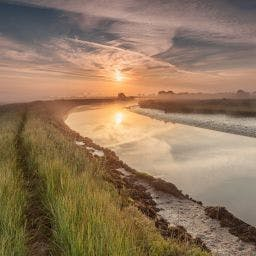
#> input picture natual_im_1.jpg, 256 x 256 px, found by its file name
$ python main.py
#> lines starting #> are read from the running program, lines starting #| are printed output that depends on the picture
import math
import cv2
from matplotlib import pyplot as plt
from numpy import zeros
import numpy as np


def find_polar_for_point(point, point_of_view):
    r = math.log(math.sqrt(math.pow((point[0]-point_of_view[0]),2) + math.pow((point[1]-point_of_view[1]),2)))
    if (point[0]-point_of_view[0]) == 0:
        angle = math.atan(point[1]-point_of_view[1])

    else:
        angle = math.atan((point[1]-point_of_view[1])/(point[0]-point_of_view[0]))
    new_point = [r, angle]
    return new_point

def polar_to_cartesian(point):
    x = math.exp(point[0])*math.cos(point[1])
    y = math.exp(point[0])*math.sin(point[1])
    return [int(x), int(y)]

def apply_log_polar(image, point_of_view):
    new_coordinates = np.zeros(image.shape)
    for col in range(image.shape[0]):
        for row in range(image.shape[1]):
            point = [col, row]
            polar_point = find_polar_for_point(point, point_of_view)
            print(polar_point)
            print(new_coordinates.shape)
            cart = polar_to_cartesian(polar_point)
            new_coordinates[cart[0]][cart[1]] = image[col][row]

    return new_coordinates

if __name__ == "__main__":
    print("Hello")
    image_path = "/Users/marynavek/Projects/ComputerVision/natual_im_1.jpg"

    image = cv2.imread(image_path, 0)
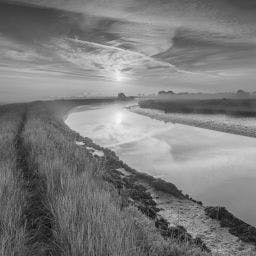
#> image: shape (256, 256); min 0, max 251, mean 123.9
#> after the loop in apply_log_polar, `for col in range(image.shape[0]):`:
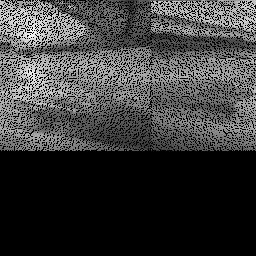
#> new_coordinates: shape (256, 256) float64; min 0, max 251, mean 58.8
    image = cv2.resize(image, (256,256))
    # print(image[0])

#> (the run stopped early here; a loop or call above may not have finished)

$ run again, with natural_im_2.jpg copied over natual_im_1.jpg
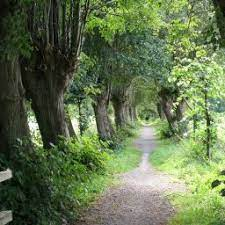
#> input picture natural_im_2.jpg, 225 x 225 px, found by its file name
#> `image = cv2.resize(image, (256,256))`:
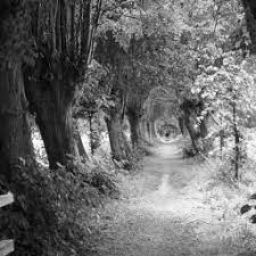
#> image: shape (256, 256); min 1, max 255, mean 106.4
#> after the loop in apply_log_polar, `for col in range(image.shape[0]):`:
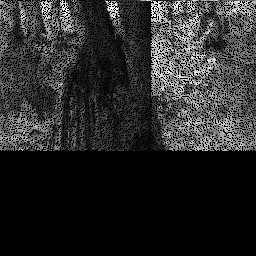
#> new_coordinates: shape (256, 256) float64; min 0, max 255, mean 40.4

$ run again, with reduced_version.jpg copied over natual_im_1.jpg
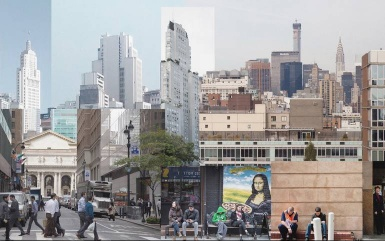
#> input picture reduced_version.jpg, 385 x 241 px, found by its file name
#> `image = cv2.resize(image, (256,256))`:
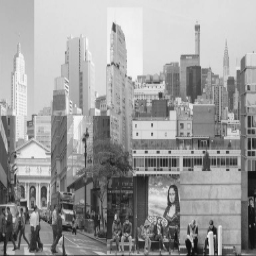
#> image: shape (256, 256); min 8, max 248, mean 156.4
#> after the loop in apply_log_polar, `for col in range(image.shape[0]):`:
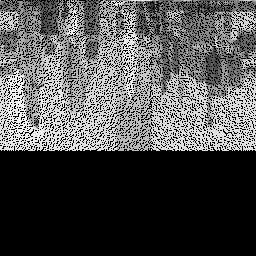
#> new_coordinates: shape (256, 256) float64; min 0, max 248, mean 79

$ run again, with structure.jpg copied over natual_im_1.jpg
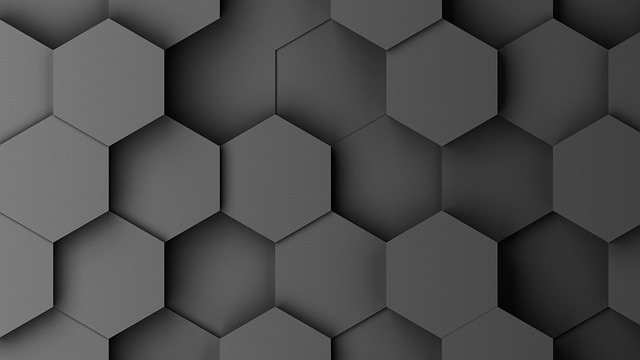
#> input picture structure.jpg, 640 x 360 px, found by its file name
#> image is the input picture: shape (360, 640); min 0, max 142, mean 75
#> `image = cv2.resize(image, (256,256))`:
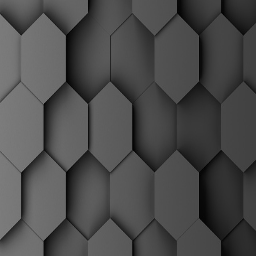
#> image: shape (256, 256); min 0, max 132, mean 74.9
#> after the loop in apply_log_polar, `for col in range(image.shape[0]):`:
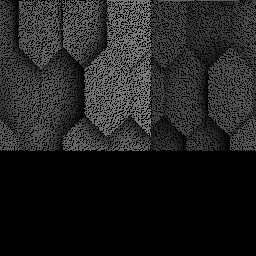
#> new_coordinates: shape (256, 256) float64; min 0, max 130, mean 32.4
